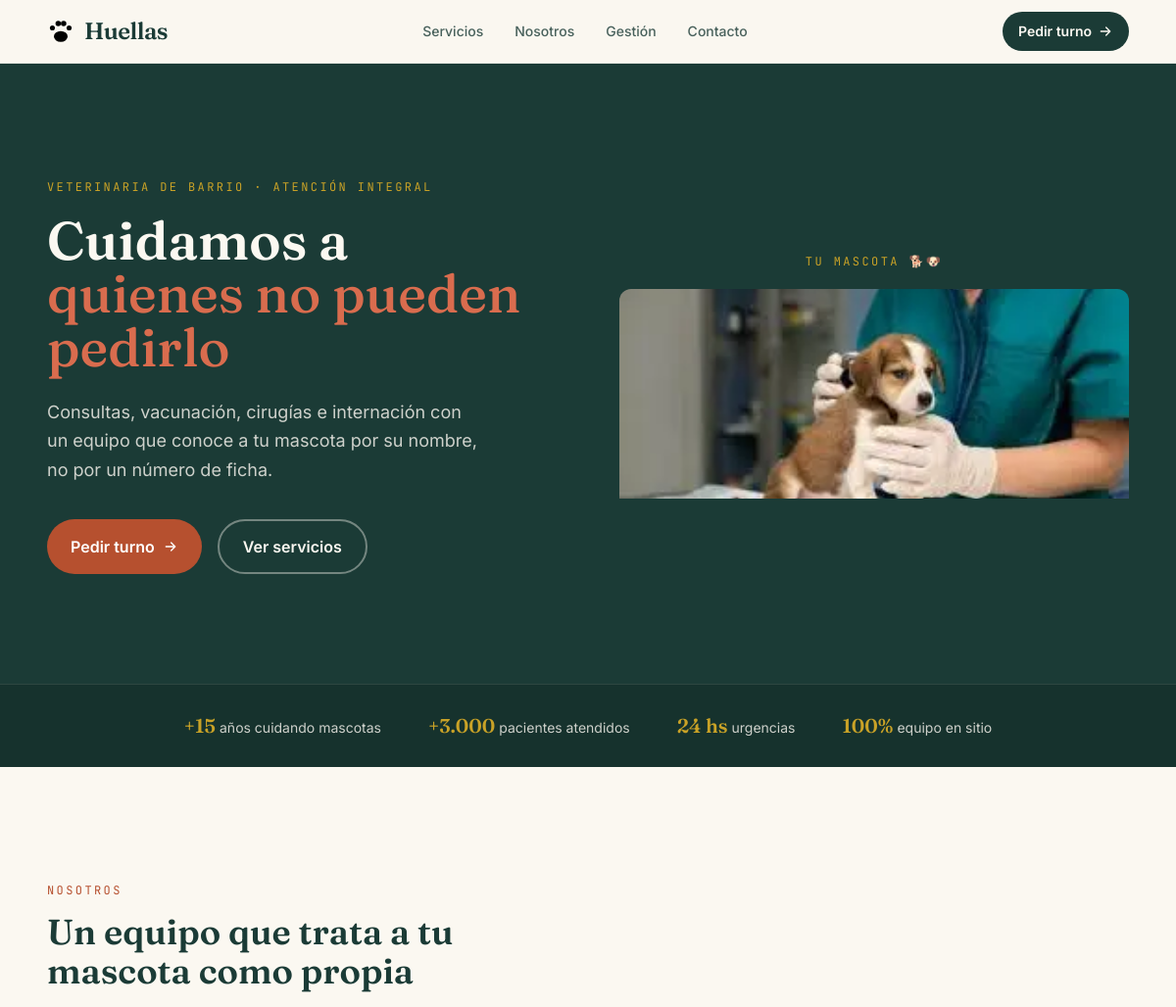
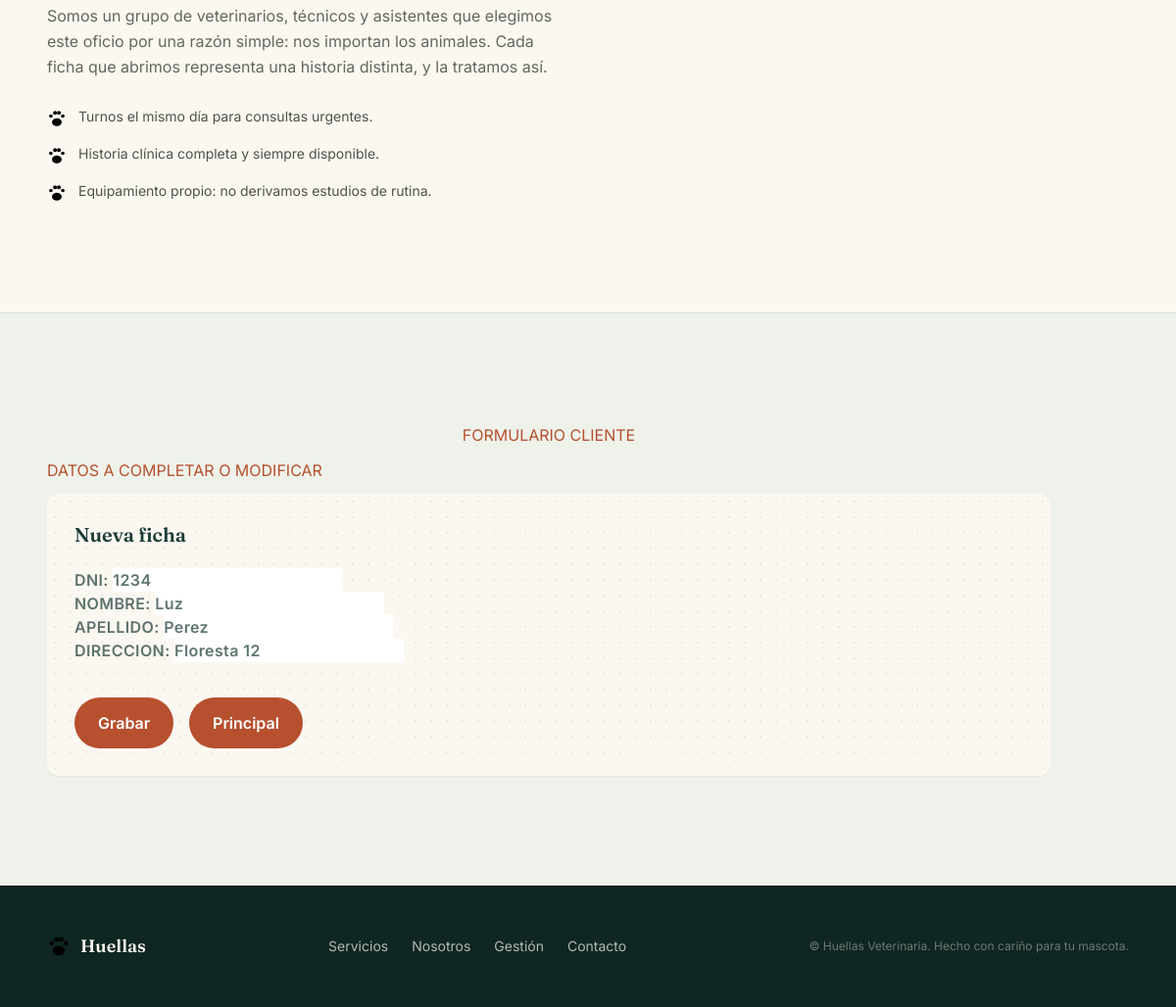
The app's page /modificar_cliente/1 with its own data (2 pictures, top to bottom).
### entidad/models.py (models this page shows, shortened)
class Cliente(models.Model):
    DNI = models.IntegerField("DNI", null=True, blank=True)
    nombre = models.CharField("Nombre", max_length=50)
    apellido = models.CharField("Apellido", max_length=20, blank=True)
    direccion = models.CharField("Direccion", max_length=50, blank=True)

### entidad/views.py (the view)
# urls.py: path('modificar_cliente/<int:pk>', views.modificar_cliente, name='modificar_cliente'),
def modificar_cliente(request, pk, template_name='entidad/cliente_form.html'):
    cliente = Cliente.objects.get(id=pk)
    form = ClienteForm(request.POST or None, instance=cliente)
    if request.method == 'POST':
        if form.is_valid():
            form.save(commit=True)
            return redirect('clientes')
    dato = {'form': form}
    return render(request, template_name, dato)

### entidad/forms.py
class ClienteForm(ModelForm):
    class Meta:
        model = Cliente
        fields = '__all__'

### templates/entidad/cliente_form.html (shortened to what this page needs)
{% extends "base.html" %}
{% block titulo_principal %} Formulario CLIENTE {% endblock %}
{% block titulo_secundario %} Datos a completar o modificar {% endblock %}
{% block principal %}
     <form method="post" class="ficha rounded-xl shadow-sm p-7 lg:sticky lg:top-24" novalidate>
          <h3 id="form-title" class="font-display text-xl font-semibold text-pino">Nueva ficha</h3>
          <div class="mt-5 space-y-4">
               <div>
                    <label for="f-nombre" class="block text-s font-semibold text-pino/70 uppercase tracking-wide">
                         {{ form.as_p }}</label>
                    <div>
                         <div class="mt-9 flex flex-wrap gap-4">
                              <input type="submit" value="Grabar" class="inline-flex items-center gap-2 bg-terracotadk text-white font-semibold px-6 py-3.5 rounded-full hover:bg-terracota transition-colors">
                              <a href='http://127.0.0.1:8000/' class="inline-flex items-center gap-2 bg-terracotadk text-white font-semibold px-6 py-3.5 rounded-full hover:bg-terracota transition-colors">
                                   Principal
                              </a>
                         </div>
                    </div>
               </div>
          </div>
     </form>
{% endblock %}

### static/css/styles.css (style rules this page uses)
html { scroll-behavior: smooth; }
body { font-family: 'Inter', sans-serif; background-color: #EEF2EA; color: #22291F; }
.ficha { background-color: #FBF8F1; background-image: radial-gradient(circle, rgba(27, 59, 54, 0.08) 1px, transparent 1px); background-size: 16px 16px; }

### records on screen
Cliente: DNI "1234", nombre "Luz", apellido "Perez", direccion "Floresta 12"
